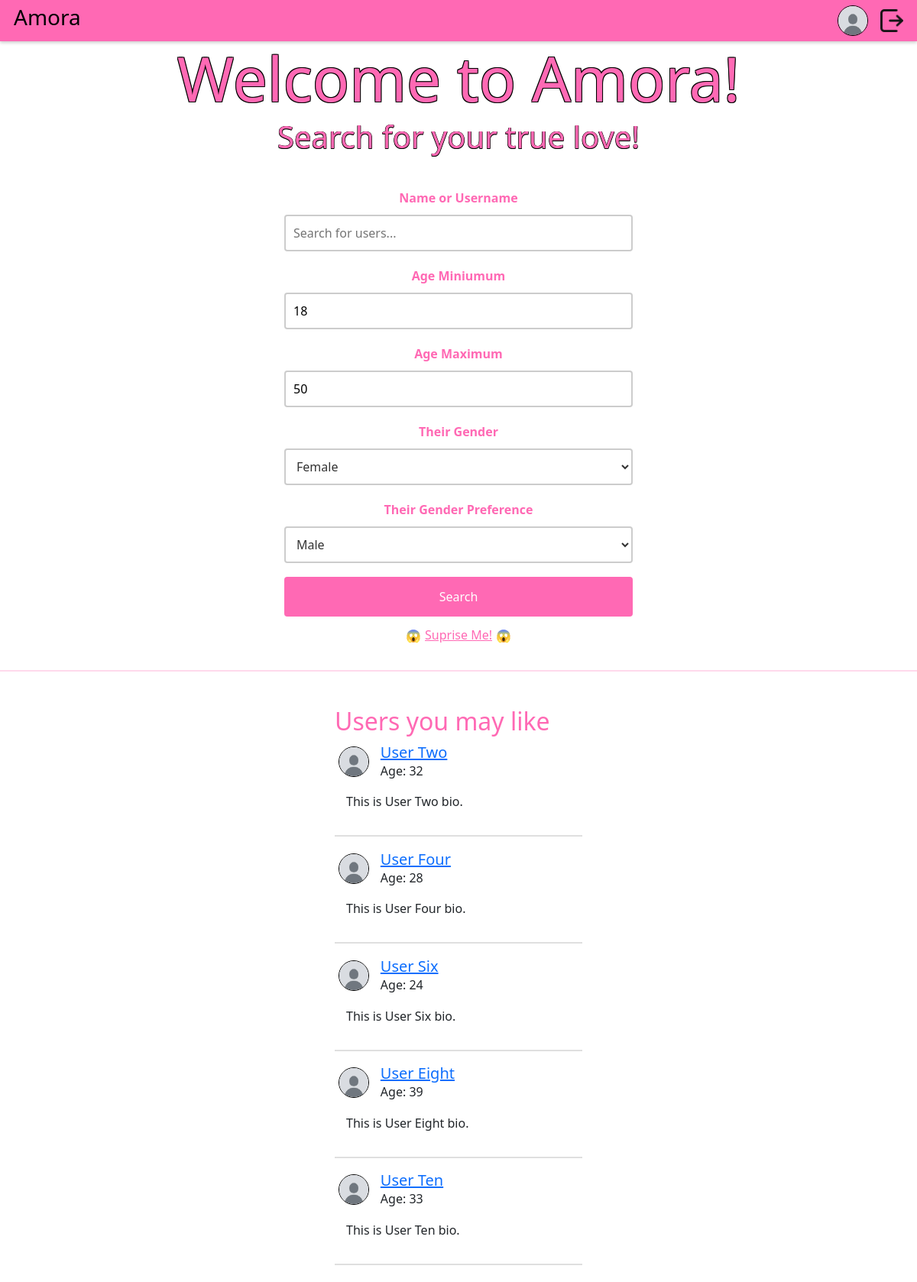
Screenshot of / (signed in) with the database file from the repository.
### DatingApp/model.py (models this page shows)
class Profile(db.Model):
    id: Mapped[int] = mapped_column(primary_key=True)
    user_id: Mapped[int] = mapped_column(ForeignKey("user.id"), unique=True)
    user: Mapped["User"] = relationship(
        back_populates="profile",
        single_parent=True,
    )
    fullname: Mapped[str] = mapped_column(String(128))
    bio: Mapped[Optional[str]] = mapped_column(Text)
    birth_year: Mapped[Optional[int]] = mapped_column(Integer)
    age_minimum: Mapped[Optional[int]] = mapped_column(Integer)
    age_maximum: Mapped[Optional[int]] = mapped_column(Integer)
    gender: Mapped[Optional[str]] = mapped_column(String(16))
    genderPreference: Mapped[Optional[str]] = mapped_column(String(16))
    photo_id: Mapped[Optional[int]] = mapped_column(ForeignKey("photo.id"))
    photo: Mapped[Optional["Photo"]] = relationship(back_populates="profile")

class User(flask_login.UserMixin, db.Model):
    id: Mapped[int] = mapped_column(primary_key=True)
    email: Mapped[str] = mapped_column(String(128), unique=True)
    username: Mapped[str] = mapped_column(String(64))
    password: Mapped[str] = mapped_column(String(256))
    profile: Mapped["Profile"] = relationship(back_populates="user")
    liking: Mapped[List["User"]] = relationship(
        secondary=LikingAssociation.__table__,
        primaryjoin=LikingAssociation.liker_id == id,
        secondaryjoin=LikingAssociation.liked_id == id,
        back_populates="likers",
    )
    likers: Mapped[List["User"]] = relationship(
        secondary=LikingAssociation.__table__,
        primaryjoin=LikingAssociation.liked_id == id,
        secondaryjoin=LikingAssociation.liker_id == id,
        back_populates="liking",
    )
    blocking: Mapped[List["User"]] = relationship(
        secondary=BlockingAssociation.__table__,
        primaryjoin=BlockingAssociation.blocker_id == id,
        secondaryjoin=BlockingAssociation.blocked_id == id,
        back_populates="blockers",
    )
    blockers: Mapped[List["User"]] = relationship(
        secondary=BlockingAssociation.__table__,
        primaryjoin=BlockingAssociation.blocked_id == id,
        secondaryjoin=BlockingAssociation.blocker_id == id,
        back_populates="blocking",
    )
    sent_proposals: Mapped[List["DateProposal"]] = relationship(
        back_populates="proposer", foreign_keys="DateProposal.proposer_id"
    )
    received_proposals: Mapped[List["DateProposal"]] = relationship(
        back_populates="recipient", foreign_keys="DateProposal.recipient_id"
    )

### DatingApp/main.py (the view)
@bp.route("/")
@flask_login.login_required
def index():
    curUser = flask_login.current_user
    current_year = datetime.now().year
    age_min = current_year - curUser.profile.age_maximum
    age_max = current_year - curUser.profile.age_minimum
    gender_pref = curUser.profile.genderPreference
    blocked_users = [blocked_user.id for blocked_user in curUser.blocking]
    defaultUsers = db.session.query(model.User).join(model.Profile).filter(
        model.User.id != curUser.id,
        model.Profile.birth_year.between(age_min, age_max),
        model.User.id.notin_(blocked_users),
        model.Profile.gender == gender_pref,
        model.Profile.genderPreference == curUser.profile.gender
    ).limit(10).all()
    return render_template("main/index.html", user=curUser, defaultUsers = defaultUsers, current_year=current_year)

### DatingApp/__init__.py (called while the page is built)
def create_app(test_config=None):
    app = Flask(__name__)
    app.config["SECRET_KEY"] = "93220d9b340cf9a6c39bac99cce7daf220167498f91fa"
    app.config["SQLALCHEMY_DATABASE_URI"] = "sqlite:///DatingApp.db"
    login_manager = LoginManager()
    login_manager.login_view = 'auth.login'
    login_manager.init_app(app)
    from . import model
    @login_manager.user_loader
    def load_user(user_id):
        return db.session.get(model.User, int(user_id))
    db.init_app(app)
    from . import main
    from . import auth
    app.register_blueprint(main.bp)
    app.register_blueprint(auth.bp)
    return app

### DatingApp/templates/main/index.html (shortened to what this page needs)
{% extends 'base.html' %}
{% block content %}
    <section class="welcome-section">
        <h1>Welcome to Amora!</h1>
        <h4>Search for your true love!</h4>
        <form action = "{{url_for('main.search')}}" method = "get">
            <div class = "searchContainer">
                <label for="name">Name or Username</label>
                <input type="text" name="name" placeholder="Search for users...">
                <label for="gender">Age Miniumum</label>
                <input type="number" name="age_minimum" placeholder="Min age" value="{{ user.profile.age_minimum }}" min="18" max="100">
                <label for="gender">Age Maximum</label>
                <input type="number" name="age_maximum" placeholder="Max age" value="{{ user.profile.age_maximum }}" min="18" max="100">
                <label for="gender">Their Gender</label>
                <select name="gender">
                    <option value="female" {% if user.profile.genderPreference == 'female' %}selected{% endif %}>Female</option>
                </select>
                <label for="genderPreference">Their Gender Preference</label>
                <select name="genderPreference">
                    <option value="male" {% if user.profile.gender == 'male' %}selected{% endif %}>Male</option>
                </select>
                <button type="submit">Search</button>
                <div style="display: flex; vertical-align: middle">
                    <p class="emoji"> &#128561</p>
                    <a href="{{ url_for('main.getRandom') }}" class="mt-1" style="text-align: center; color: #ff69b4; width: 100%" role="button">Suprise Me!</a>
                    <p class="emoji"> &#128561</p>
                </div>
            </div>
        </form>
        <hr style="border: 1.5px solid ; color:#ff69b4; width: 100%">
        <div style="display: flex; justify-content: space-evenly">
            {% if defaultUsers %}
            <div class="listUsers">
                <br>
                <h2>Users you may like</h2>
                {% for user in defaultUsers %}
                    <div class="userRow">
                        {% if user.profile.photo %}
                            <img src="{{ url_for('static', filename='photos/photo-' ~ user.profile.photo.id ~ '.' ~ user.profile.photo.file_extension) }}" class="pfpSmall" alt="Profile photo" style="margin-right: 15px;">
                        {% else %}
                            <img src="{{ url_for('static', filename='photos/defaultPfp.jpg') }}" class="pfpSmall" alt="Default profile photo" style="margin-right: 15px;">
                        {% endif %}
                        <div style="display: flex; flex-direction: column;">
                            <h5 style="margin: 0;"><a href="{{ url_for('main.profile', user_id=user.id) }}">{{ user.profile.fullname }}</a></h5>
                            <p style="margin: 0;">Age: {{ current_year - user.profile.birth_year }}</p>
                        </div>
                    </div>
                    <p style="margin-left: 15px;">{{ user.profile.bio }}</p>
                    <hr style="border: 0.5px solid; color: grey; width: 100%;">
                {% endfor %}
            </div>
            {% endif %}
        </div>
    </section>
{% endblock %}

### DatingApp/templates/base.html (shortened to what this page needs)
<!DOCTYPE html>
<html>
    <head>
        <link rel="stylesheet"
              href="{{ url_for('static', filename='DatingApp.css') }}">
        <link href="https://cdn.jsdelivr.net/npm/bootstrap@5.3.3/dist/css/bootstrap.min.css" rel="stylesheet">
    </head>
    <body>
        <header>
            <div class="appHeader">
                    <button type="button" onclick="window.location.href='{{ url_for('main.index') }}'" style="background: none; border: none; padding: 0; font-size: inherit; cursor: pointer;">
                        <h3>Amora</h3>
                    </button>
                    {% if current_user.is_authenticated: %}
                    <div style="display: flex">
                        <a href="{{ url_for('main.profile', user_id=current_user.id)}}">
                            <div class="me-2">
                                {% if current_user.profile.photo %}
                                    <img src="{{ url_for('static', filename='photos/photo-' ~ current_user.profile.photo.id ~ '.' ~ current_user.profile.photo.file_extension) }}" alt="Profile photo" class="pfpSmall">
                                {% else %}
                                    <img src="{{ url_for('static', filename='photos/defaultPfp.jpg') }}" alt="Default profile photo" class="pfpSmall">
                                {% endif %}
                            </div>
                        </a>
                        <button class="ms-2" id="logOutBtn" style="background: none; border: none; padding: 0; cursor: pointer;">
                            <img src="{{ url_for('static', filename='logOut.png') }}" alt="Log Out photo" style="width: 30px; height: 30px;">
                        </button>
                    </div>
                    {% endif %}
            </div>
        </header>
        <section class="content">
            {% block content %}{% endblock %}
        </section>
    </body>
</html>

### DatingApp/static/DatingApp.css (style rules this page uses)
body { background: #f2f3f5; }
.appHeader { display: flex; flex-direction: row; justify-content: space-between; align-items: center; background-color: #ff69b4; box-shadow: 0 2px 4px 0 rgba(0,0,0,0.2); padding: 0.5% 1.5%; }
.pfpSmall { width: 40px; height: 40px; border-radius: 50%; object-fit: cover; border: 1.5px solid #000; }
.welcome-section h1 { font-size: 5em; margin: 0; padding: 0; text-align: center; color: #ff69b4; text-shadow: 1px 1px 0 #000, -1px -1px 0 #000, 1px -1px 0 #000, -1px 1px 0 #000; }
.welcome-section h4 { font-size: 2.5em; margin: 0; padding: 5px 0px 10px 0px; text-align: center; color: #ff69b4; text-shadow: 0.5px 0.5px 0 #000, -0.5px -0.5px 0 #000, 0.5px -0.5px 0 #000, -0.5px 0.5px 0 #000; }
.searchContainer { display: flex; flex-direction: column; width: 40%; margin: 1% auto; padding: 1% 1%; align-items: center; }
.searchContainer input[type="text"] { width: 100%; padding: 10px; margin: 10px 0; box-sizing: border-box; border: 2px solid #ccc; border-radius: 4px; }
.searchContainer label { font-weight: bold; padding-top: 10px; color: #ff69b4; }
.searchContainer input[type="number"] { width: 100%; padding: 10px; margin: 10px 0; box-sizing: border-box; border: 2px solid #ccc; border-radius: 4px; }
.searchContainer select { width: 100%; padding: 10px; margin: 10px 0; box-sizing: border-box; border: 2px solid #ccc; border-radius: 4px; background-color: white; color: #333; font-size: 1em; }
.searchContainer option { padding: 10px; }
.searchContainer button { width: 100%; background-color: #ff69b4; color: white; padding: 14px 20px; margin: 8px 0; border: none; border-radius: 4px; cursor: pointer; }
.listUsers { display: flex; flex-direction: column; padding: 0.5% 1.5%; width: 30%; word-break: break-word; }
.listUsers h2 { color: #ff69b4; }
.userRow { display: flex; flex-direction: row; padding: 0.5% 1.5%; align-items: center; margin-bottom: 15px; }
.emoji { margin: 5px 5px; }

### rows the page displays
Profile: age_minimum "18", age_maximum "50", gender "Female", genderPreference "Male"
User: profile.fullname "User Two", profile.bio "This is User Two bio."
Profile: current_year-user.profile.birth_year "32"
User: profile.fullname "User Four", profile.bio "This is User Four bio."
Profile: current_year-user.profile.birth_year "28"
User: profile.fullname "User Six", profile.bio "This is User Six bio."
Profile: current_year-user.profile.birth_year "24"
User: profile.fullname "User Eight", profile.bio "This is User Eight bio."
Profile: current_year-user.profile.birth_year "39"
User: profile.fullname "User Ten", profile.bio "This is User Ten bio."
Profile: current_year-user.profile.birth_year "33"
